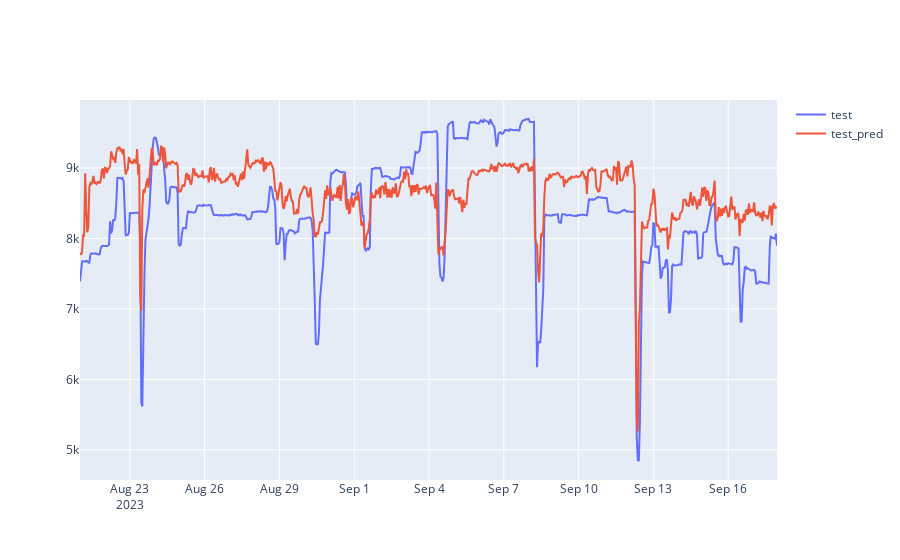

The cell this chart's notebook holds for it:
### Code cell
# plot the prediction vs actual value using plotly
import plotly.graph_objects as go

fig = go.Figure()
fig.add_trace(go.Scatter(x=y_test.index, y=y_test, mode='lines', name='test'))
fig.add_trace(go.Scatter(x=y_test.index, y=y_test_pred, mode='lines', name='test_pred'))
fig.show()

### Figure 1 — Plotly figure (JSON) as saved in the notebook; plotly's stock layout.template omitted (floating-point values rounded to 4 significant figures; data arrays with more than 128 entries replaced by an {"elided": "..."} marker saying what was removed)
{"data": [{"mode": "lines", "name": "test", "type": "scatter", "x": {"elided": "672 str values"}, "y": {"elided": "672 float values"}}, {"mode": "lines", "name": "test_pred", "type": "scatter", "x": {"elided": "672 str values"}, "y": {"elided": "672 float values"}}], "layout": {}}
